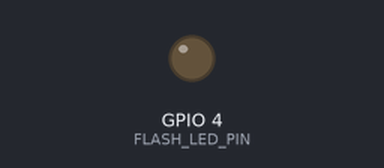
Recording of a sketch running on a simulated ESP32. On the bench: output pins drawn as LEDs (lit = HIGH). WiFi joins after 1.5 s; servers stay silent unless stated; uploads are accepted with an empty reply; the camera gives no picture; what the sketch prints to the serial monitor is not drawn.

Above: at 10.9 s.
At 21.0 s:
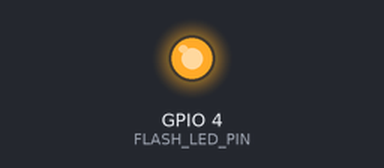
Timing chart, 0 to 27.8 s (numbered marks = the images above):
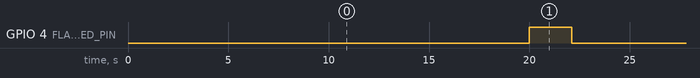

The sketch:

GateESP32.ino
```cpp
// ==================================== Includes ========================================== //

#include <WiFi.h>
#include "soc/soc.h"
#include "soc/rtc_cntl_reg.h"
#include "esp_camera.h"

// ====================== CAMERA_MODEL_AI_THINKER GPIO Configuration ====================== //

#define PWDN_GPIO_NUM     32
#define RESET_GPIO_NUM    -1
#define XCLK_GPIO_NUM      0
#define SIOD_GPIO_NUM     26
#define SIOC_GPIO_NUM     27

#define Y9_GPIO_NUM       35
#define Y8_GPIO_NUM       34
#define Y7_GPIO_NUM       39
#define Y6_GPIO_NUM       36
#define Y5_GPIO_NUM       21
#define Y4_GPIO_NUM       19
#define Y3_GPIO_NUM       18
#define Y2_GPIO_NUM        5
#define VSYNC_GPIO_NUM    25
#define HREF_GPIO_NUM     23
#define PCLK_GPIO_NUM     22


// LED Flash PIN (GPIO 4)
#define FLASH_LED_PIN     4


// ==================================== Variables ========================================== //

// Network Credentials
const char* ssid = "Orange-9ptg";
const char* password = "75934821Aa@";

// Variables for Timer/Millis.
unsigned long previousMillis = 0;
const int Interval = 20000; //--> Photo capture every 20 seconds.

// Server Address or Server IP.
String serverName = "192.168.1.3";  // IPV4 using ipconfig from command line.

// The file path "upload_img.php" on the server folder.
String serverPath = "/ESP32CAM/upload_img.php";
// Server Port.
const int serverPort = 80;

// Lighting up when capturing photo.
bool LED_Flash_ON = true;

// Initialize WiFiClient.
WiFiClient client;


/*******************************************************************************************
 @breif: Sending a photo taken by camera to server
 @params: none
 @return: none
*******************************************************************************************/

void sendPhotoToServer() {
  String AllData;
  String DataBody;

  Serial.println();
  Serial.println("-----------");

  // ====================================== Taking A photo ================================== //

  Serial.println("Taking a photo...");

  if (LED_Flash_ON == true) {
    digitalWrite(FLASH_LED_PIN, HIGH);
    delay(1000);
  }

  // ============================== Pre capture for accurate timing ========================= //

  // Captures frames from the camera to ensure accurate timing before the actual capture.
  // This ensures that the camera is ready and properly initialized before the main capture.
  for (int i = 0; i <= 3; i++) {
    camera_fb_t * fb = NULL;    // Camera frame buffer
    fb = esp_camera_fb_get();
     if(!fb) {
        Serial.println("Camera capture failed");
        Serial.println("Restarting the ESP32 CAM.");
        delay(1000);
        ESP.restart();   // Reboot ESP32 CAM
        return;
      }
    esp_camera_fb_return(fb);     // Return the frame buffer to be reused again
    delay(200);
  }


  // ===================================== Actual Capture =================================== //

  camera_fb_t * fb = NULL;
  fb = esp_camera_fb_get();
  if(!fb) {
    Serial.println("Camera capture failed");
    Serial.println("Restarting the ESP32 CAM.");
    delay(1000);
    ESP.restart();
    return;
  }

  // Turning off the LED
  if (LED_Flash_ON == true) digitalWrite(FLASH_LED_PIN, LOW);

  Serial.println("Taking a photo was successful.");


  // =============================== Connection to Server ===================================== //

  Serial.println("Connecting to server: " + serverName);

  // .c_str() --> convert a String object named serverName into a null-terminated character array.

  if (client.connect(serverName.c_str(), serverPort)) {
    Serial.println("Connection successful!");

    // Constructing the POST Request using multipart/form-data encoding
    String post_data = "--dataMarker\r\nContent-Disposition: form-data; name=\"imageFile\"; filename=\"ESP32CAMCap.jpg\"\r\nContent-Type: image/jpeg\r\n\r\n";
    String head =  post_data;
    String boundary = "\r\n--dataMarker--\r\n";

    uint32_t imageLen = fb->len;
    uint32_t dataLen = head.length() + boundary.length();
    uint32_t totalLen = imageLen + dataLen;

    // Sending the Request Headers
    client.println("POST " + serverPath + " HTTP/1.1");
    client.println("Host: " + serverName);
    client.println("Content-Length: " + String(totalLen));
    client.println("Content-Type: multipart/form-data; boundary=dataMarker");
    client.println();
    client.print(head);

    // Sending Image Data in chunks of <= 1024 bytes to the server
    uint8_t *fbBuf = fb->buf;
    size_t fbLen = fb->len;
    for (size_t n=0; n<fbLen; n=n+1024) {
      if (n+1024 < fbLen) {
        client.write(fbBuf, 1024);
        fbBuf += 1024;
      }
      else if (fbLen%1024>0) {
        size_t remainder = fbLen%1024;
        client.write(fbBuf, remainder);
      }
    }
    client.print(boundary);

    esp_camera_fb_return(fb);   // Return the frame buffer to be reused again

    // It waits for the server's response and stores it in the AllData and DataBody strings.
    // AllData is used to skip the HTTP headers, and DataBody stores the response body.

    int timoutTimer = 10000;
    long startTimer = millis();
    boolean state = false;
    Serial.println("Response : ");
    while ((startTimer + timoutTimer) > millis()) {
      Serial.print(".");
      delay(200);

      // Skip HTTP headers
      while (client.available()) {
        char c = client.read();
        if (c == '\n') {
          if (AllData.length()==0) { state=true; }
          AllData = "";
        }
        else if (c != '\r') { AllData += String(c); }
        if (state==true) { DataBody += String(c); }
        startTimer = millis();
      }
      if (DataBody.length()>0) { break; }
    }
    client.stop();
    Serial.println(DataBody);
    Serial.println("-----------");
    Serial.println();

  }
  else {
    client.stop();
    DataBody = "Connection to " + serverName +  " failed.";
    Serial.println(DataBody);
    Serial.println("-----------");
  }
}


// ======================================== Setup ================================================ //

void setup() {

  // Disable brownout detector.
  WRITE_PERI_REG(RTC_CNTL_BROWN_OUT_REG, 0);

  Serial.begin(115200);
  Serial.println();

  pinMode(FLASH_LED_PIN, OUTPUT);

  // Setting the ESP32 WiFi to station mode
  // This mode allows the ESP32 to join an existing network and communicate with other devices on that network
  WiFi.mode(WIFI_STA);
  Serial.println();

  // Connecting ESP32 CAM to WiFi.
  Serial.println();
  Serial.print("Connecting to : ");
  Serial.println(ssid);
  WiFi.begin(ssid, password);

  // The process timeout of connecting ESP32 CAM to WiFi is 20 seconds.
  // If within 20 seconds the ESP32 CAM has not been successfully connected to WiFi, the ESP32 CAM will restart.
  int connecting_process_timed_out = 20;
  connecting_process_timed_out = connecting_process_timed_out * 2;
  while (WiFi.status() != WL_CONNECTED) {
    Serial.print(".");
    delay(500);
    if(connecting_process_timed_out > 0) connecting_process_timed_out--;
    if(connecting_process_timed_out == 0) {
      Serial.println();
      Serial.print("Failed to connect to ");
      Serial.println(ssid);
      Serial.println("Restarting the ESP32 CAM.");
      delay(1000);
      ESP.restart();
    }
  }

  Serial.println();
  Serial.print("Successfully connected to ");
  Serial.println(ssid);

  // Setting ESP32 CAM configuration
  Serial.println();
  Serial.print("Set the camera ESP32 CAM...");

  camera_config_t config;
  config.ledc_channel = LEDC_CHANNEL_0;
  config.ledc_timer = LEDC_TIMER_0;
  config.pin_d0 = Y2_GPIO_NUM;
  config.pin_d1 = Y3_GPIO_NUM;
  config.pin_d2 = Y4_GPIO_NUM;
  config.pin_d3 = Y5_GPIO_NUM;
  config.pin_d4 = Y6_GPIO_NUM;
  config.pin_d5 = Y7_GPIO_NUM;
  config.pin_d6 = Y8_GPIO_NUM;
  config.pin_d7 = Y9_GPIO_NUM;
  config.pin_xclk = XCLK_GPIO_NUM;
  config.pin_pclk = PCLK_GPIO_NUM;
  config.pin_vsync = VSYNC_GPIO_NUM;
  config.pin_href = HREF_GPIO_NUM;
  config.pin_sscb_sda = SIOD_GPIO_NUM;
  config.pin_sscb_scl = SIOC_GPIO_NUM;
  config.pin_pwdn = PWDN_GPIO_NUM;
  config.pin_reset = RESET_GPIO_NUM;
  config.xclk_freq_hz = 20000000;
  config.pixel_format = PIXFORMAT_JPEG;

  // Initialization with high specs to pre-allocate larger buffers
  if(psramFound()){
    config.frame_size = FRAMESIZE_UXGA;
    config.jpeg_quality = 10;  //--> 0-63 lower number means higher quality
    config.fb_count = 2;
  } else {
    config.frame_size = FRAMESIZE_SVGA;
    config.jpeg_quality = 8;  //--> 0-63 lower number means higher quality
    config.fb_count = 1;
  }

  // Camera initialization
  esp_err_t err = esp_camera_init(&config);
  if (err != ESP_OK) {
    Serial.printf("Camera init failed with error 0x%x", err);
    Serial.println();
    Serial.println("Restarting the ESP32 CAM.");
    delay(1000);
    ESP.restart();
  }

  sensor_t * s = esp_camera_sensor_get();   // A pointer to the image sensor control structure

  // Selectable camera resolution details :
  // -UXGA   = 1600 x 1200 pixels
  // -SXGA   = 1280 x 1024 pixels
  // -XGA    = 1024 x 768  pixels
  // -SVGA   = 800 x 600   pixels
  // -VGA    = 640 x 480   pixels
  // -CIF    = 352 x 288   pixels
  // -QVGA   = 320 x 240   pixels
  // -HQVGA  = 240 x 160   pixels
  // -QQVGA  = 160 x 120   pixels

  s->set_framesize(s, FRAMESIZE_SXGA);

  Serial.println();
  Serial.println("Set camera ESP32 CAM successfully.");
  //----------------------------------------

  Serial.println();
  Serial.print("ESP32-CAM captures and sends photos to the server every 20 seconds.");
}


void loop() {

  // Timer/Millis to capture and send photos to server every 20 seconds (see Interval variable).
  unsigned long currentMillis = millis();
  if (currentMillis - previousMillis >= Interval) {
    previousMillis = currentMillis;

    sendPhotoToServer();
  }
}
```

Measured:
- by itself, GPIO 4 (FLASH_LED_PIN): alternates HIGH for 2.1 s and LOW for 17.9 s
